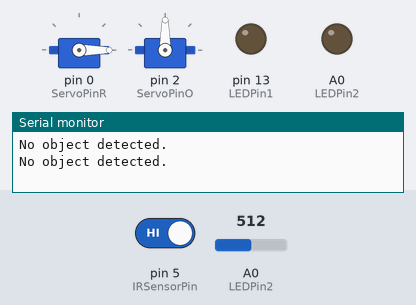
This sketch was run on a simulated Arduino Uno, built with avr-gcc and run on an emulated ATmega328P. Parts: 2 × servo, output pins drawn as LEDs (lit = HIGH), the last lines printed to the serial monitor. The inputs (shaded band) are chosen by the test bench; at power-on: pin 5 (IRSensorPin) HIGH, A0 (LEDPin2) = 512.

Above: at 2.8 s.
2.9 s: pin 5 (IRSensorPin) driven LOW
At 5.0 s:
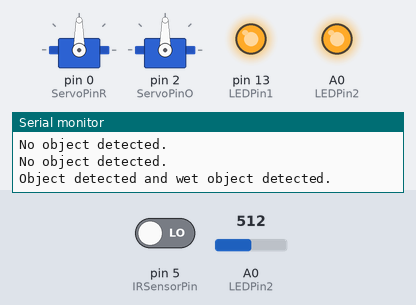
At 10.7 s:
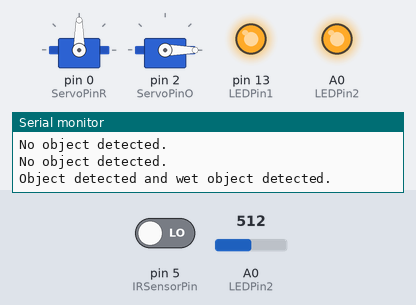
11.6 s: pin 5 (IRSensorPin) driven HIGH
At 12.3 s:
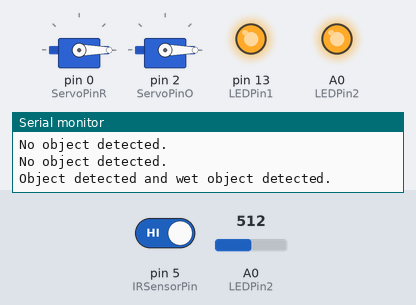
Timing chart, 0 to 16.0 s (numbered marks = the images above; inputs shaded):
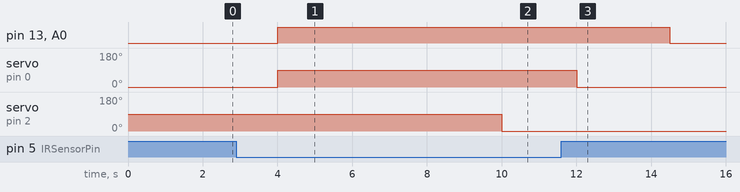

The sketch:

Smart_Dustbin_Aurduino.ino
```cpp
#include <Servo.h>

#define IRSensorPin 5 // IR sensor output connected to Aries GPIO-4
#define ServoPinR 0 // Servo signal pin connected to PWM-0 of Aries Board
#define ServoPinO 2 // Servo signal pin connected to PWM-2 of Aries Board
#define LEDPin1 13 // Green LED internally connected to GPIO-13
#define LEDPin2 14 // Green LED internally connected to GPIO-14
#define MoistureSensorPin A0 // Rain sensor pin connected to A0

Servo servo1; // create servo object to control a servo1(for rotation)
Servo servo2; // create servo object to control a servo2(for opening)

void setup() {
  pinMode(IRSensorPin, INPUT); // set IR sensor pin as input
  pinMode(LEDPin1, OUTPUT); // set LED pin as output
  pinMode(LEDPin2, OUTPUT); // set LED pin as output
  servo1.attach(ServoPinR); // attach servo to PWM pin
  servo2.attach(ServoPinO); // attach servo to PWM pin
  // initialize serial communication
  Serial.begin(115200);
}

void loop() {
  int statusIRSensor = digitalRead(IRSensorPin);
  int sensorValue = analogRead(MoistureSensorPin);

  // IR Sensor detects object
  if (statusIRSensor ==LOW) {
    // If it's raining
    digitalWrite(LEDPin1, HIGH);
    if (sensorValue < 1750) {
      digitalWrite(LEDPin2, HIGH); // Turn On
      servo1.write(90); // Rotate servo to left (90 degrees)
      Serial.println("Object detected and wet object detected.");
      delay(4000);
    }
    // If it's not raining
    else {
      digitalWrite(LEDPin2, LOW); // Turn off LED
      servo1.write(0); // Rotate servo to initial position
      Serial.println("Object detected and dry object detected");
    }
    servo2.write(90);
    delay(2000);
    servo2.write(0);
    delay(2000);
    servo1.write(0);
    delay(500);
  }

  // IR Sensor does not detect object
  else {
    digitalWrite(LEDPin1, LOW); // Turn off LED1
    digitalWrite(LEDPin2, LOW); // Turn off LED2
    servo1.write(0); // Rotate servo to initial position
    Serial.println("No object detected.");
  }
  delay(2000);
}
```

Measured:
- after the input at 2.9 s, pin 13 (LEDPin1), A0 (LEDPin2): LOW → HIGH after 1.1 s; servo on pin 0 (ServoPinR): 0° → 90° after 1.1 s; servo on pin 2 (ServoPinO): 90° → 0° after 7.1 s
- after the input at 11.6 s, pin 13 (LEDPin1), A0 (LEDPin2): HIGH → LOW after 2.9 s; servo on pin 0 (ServoPinR): goes on until 12.0 s, then stays 0°; servo on pin 2 (ServoPinO): stays 0° (without the input it goes to 90° after 6.9 s)
